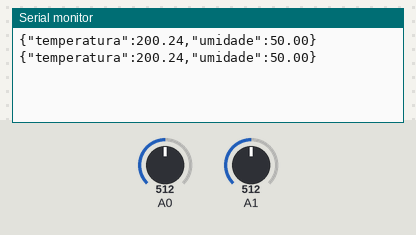
Simulated run of this sketch. Board: Arduino Uno, built with avr-gcc and run on an emulated ATmega328P. On the bench: the last lines printed to the serial monitor. The inputs (shaded band) are chosen by the test bench; at power-on: A0 = 512, A1 = 512.

Above: at 5.8 s.
5.9 s: A0 set to 716
At 10.7 s:
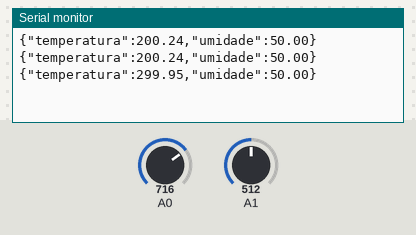
11.9 s: A1 set to 716
At 15.7 s:
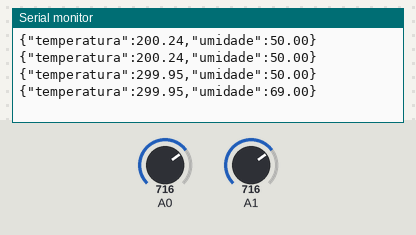
17.9 s: A0 set to 900
At 20.8 s:
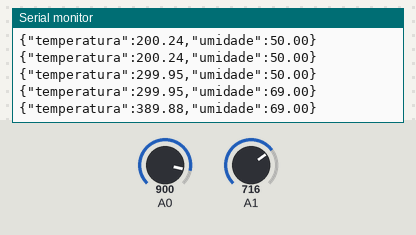
23.9 s: A1 set to 900
At 25.8 s:
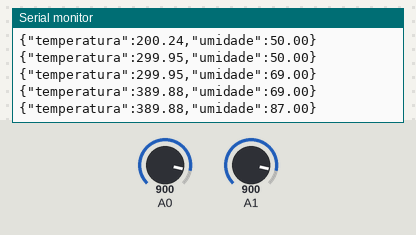
Timing chart, 0 to 27.3 s (numbered marks = the images above; inputs shaded):
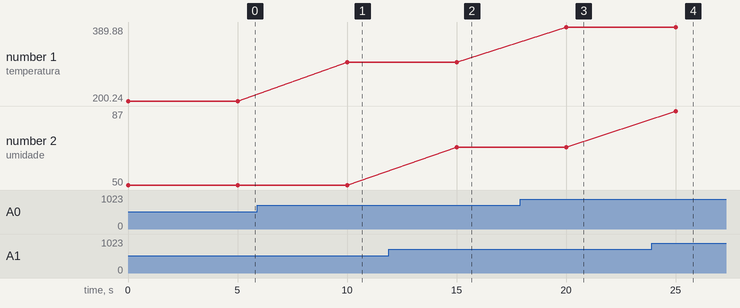

Measured:
- after the input at 5.9 s, the serial monitor: prints a new line after 4.1 s (image 1)
- after the input at 11.9 s, the serial monitor: prints a new line after 3.1 s (image 2)
- after the input at 17.9 s, the serial monitor: prints a new line after 2.1 s (image 3)
- after the input at 23.9 s, the serial monitor: prints a new line after 1.1 s (image 4)
- plotted number 1: 200.24 → 299.95 after the input at 5.9 s, 299.95 → 389.88 after the input at 17.9 s
- plotted number 2: 50 → 69 after the input at 11.9 s, 69 → 87 after the input at 23.9 s

The sketch:

estacao.ino
```cpp
void setup() {
  Serial.begin(9600);
}

void loop() {
  // TMP36 (temperatura)
  int leituraTemp = analogRead(A0);
  float tensao = leituraTemp * (5.0 / 1023.0);
  float temperatura = (tensao - 0.5) * 100;

  // Potenciômetro (umidade)
  int leituraUmid = analogRead(A1);
  float umidade = map(leituraUmid, 0, 1023, 0, 100);

  // Envia JSON
  Serial.print("{");
  Serial.print("\"temperatura\":");
  Serial.print(temperatura);
  Serial.print(",\"umidade\":");
  Serial.print(umidade);
  Serial.println("}");

  delay(5000);
}
```
